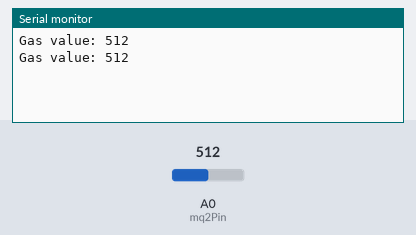
Simulated run of this sketch. Board: Arduino Uno, built with avr-gcc and run on an emulated ATmega328P. Parts: the last lines printed to the serial monitor. Inputs (shaded band) come from the test bench; at power-on: A0 (mq2Pin) = 512.

Above: at 2.8 s.
2.9 s: A0 (mq2Pin) set to 691
At 5.0 s:
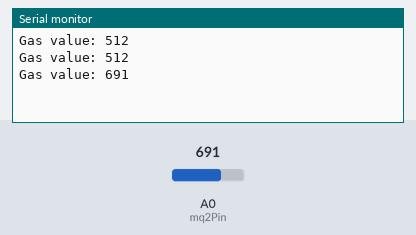
5.6 s: A0 (mq2Pin) set to 712
At 7.2 s:
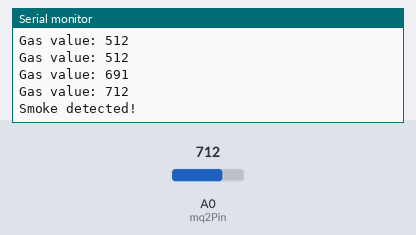
Timing chart, 0 to 8.7 s (numbered marks = the images above; inputs shaded):
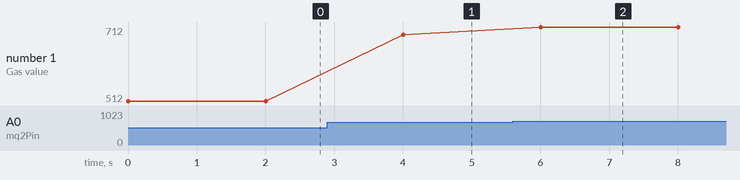

The sketch:

sketch_mar19a.ino
```cpp
int mq2Pin = A0; // MQ-2 sensor connected to analog pin A0
int threshold = 700; // Set this to the threshold for smoke detection

// Setup function runs once when you press reset or power the board
void setup() {
  Serial.begin(9600); // Start the serial communication
}

// Loop function runs over and over again forever
void loop() {
  int sensorValue = analogRead(mq2Pin); // Read the analog value from the sensor
  Serial.print("Gas value: "); // Print the text
  Serial.println(sensorValue); // Print the sensor value to the Serial Monitor

  // Check if the gas value goes above the threshold
  if (sensorValue > threshold) {
    Serial.println("Smoke detected!"); // Print the detection message to the Serial Monitor
  }

  delay(2000); // Wait for 2 seconds (2000 milliseconds) before reading again
}

// Code by Adittya Kumar Chowdhury
```

Measured:
- the behaviour switches between 700 and 701 on A0 (mq2Pin) (found by bisection; images 1 and 2)
- after the input at 2.9 s, the serial monitor: prints a new line after 1.1 s (image 1)
- after the input at 5.6 s, the serial monitor: prints a new line after 0.40 s (image 2)
- plotted number 1: 512 → 691 after the input at 2.9 s, 691 → 712 after the input at 5.6 s
